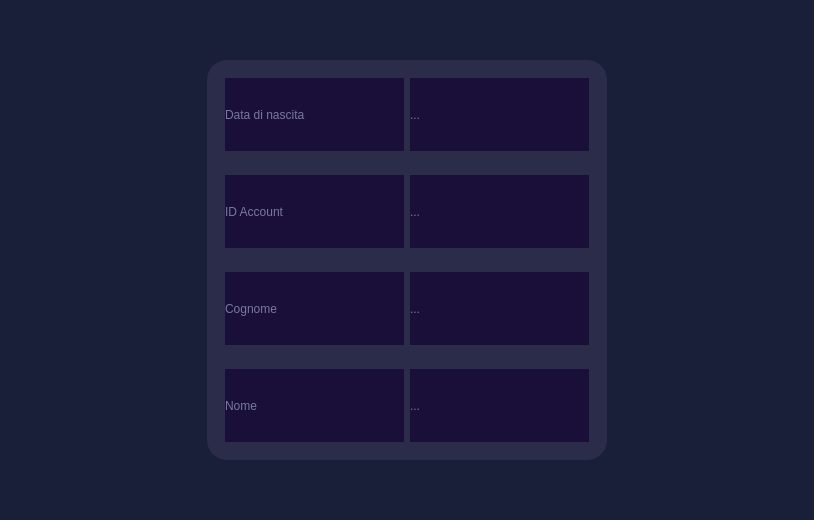
<?xml version="1.0" encoding="UTF-8"?>
<ui version="4.0">
 <class>Form</class>
 <widget class="QWidget" name="Form">
  <property name="geometry">
   <rect>
    <x>0</x>
    <y>0</y>
    <width>814</width>
    <height>520</height>
   </rect>
  </property>
  <property name="windowTitle">
   <string>Form</string>
  </property>
  <property name="styleSheet">
   <string notr="true">*{
color: #78799c;
border: none;
}
#Form,#frame_2,#frame{
	background-color:#1a1f39;
}
QLabel{
	color:#78799c;
	background-color:#1a0f39;
}
#indietroBtn:pressed{
	background-color: rgba(26, 31, 57,150);
}
#indietroBtn{
	background-color: #1a0f39;
	border-radius: 15px;
	padding : 10px 5px;
	text-align:left;
	color:#78799c;
	font: 10pt &quot;Leelawadee UI&quot;;
}
#frame_11{
	background-color: #2a2c49;
	border-radius: 20px;
}








</string>
  </property>
  <layout class="QVBoxLayout" name="verticalLayout_2">
   <property name="leftMargin">
    <number>0</number>
   </property>
   <property name="topMargin">
    <number>0</number>
   </property>
   <property name="rightMargin">
    <number>0</number>
   </property>
   <property name="bottomMargin">
    <number>0</number>
   </property>
   <item>
    <widget class="QFrame" name="frame_2">
     <property name="sizePolicy">
      <sizepolicy hsizetype="Preferred" vsizetype="Expanding">
       <horstretch>0</horstretch>
       <verstretch>0</verstretch>
      </sizepolicy>
     </property>
     <property name="frameShape">
      <enum>QFrame::StyledPanel</enum>
     </property>
     <property name="frameShadow">
      <enum>QFrame::Raised</enum>
     </property>
     <layout class="QHBoxLayout" name="horizontalLayout_5">
      <item>
       <widget class="QFrame" name="frame_11">
        <property name="maximumSize">
         <size>
          <width>400</width>
          <height>400</height>
         </size>
        </property>
        <property name="frameShape">
         <enum>QFrame::StyledPanel</enum>
        </property>
        <property name="frameShadow">
         <enum>QFrame::Raised</enum>
        </property>
        <layout class="QVBoxLayout" name="verticalLayout">
         <item>
          <widget class="QFrame" name="dataDiNascita">
           <property name="frameShape">
            <enum>QFrame::StyledPanel</enum>
           </property>
           <property name="frameShadow">
            <enum>QFrame::Raised</enum>
           </property>
           <layout class="QHBoxLayout" name="horizontalLayout_3">
            <item>
             <widget class="QLabel" name="dataDiNascita_2">
              <property name="maximumSize">
               <size>
                <width>16777215</width>
                <height>16777215</height>
               </size>
              </property>
              <property name="text">
               <string>Data di nascita</string>
              </property>
             </widget>
            </item>
            <item>
             <widget class="QLabel" name="dataDiNascitaDaIns">
              <property name="text">
               <string>...</string>
              </property>
             </widget>
            </item>
           </layout>
          </widget>
         </item>
         <item>
          <widget class="QFrame" name="idAccount">
           <property name="frameShape">
            <enum>QFrame::StyledPanel</enum>
           </property>
           <property name="frameShadow">
            <enum>QFrame::Raised</enum>
           </property>
           <layout class="QHBoxLayout" name="horizontalLayout_4">
            <item>
             <widget class="QLabel" name="label_5">
              <property name="text">
               <string>ID Account</string>
              </property>
             </widget>
            </item>
            <item>
             <widget class="QLabel" name="idAccountDaIns">
              <property name="text">
               <string>...</string>
              </property>
             </widget>
            </item>
           </layout>
          </widget>
         </item>
         <item>
          <widget class="QFrame" name="cognome">
           <property name="frameShape">
            <enum>QFrame::StyledPanel</enum>
           </property>
           <property name="frameShadow">
            <enum>QFrame::Raised</enum>
           </property>
           <layout class="QHBoxLayout" name="horizontalLayout_6">
            <item>
             <widget class="QLabel" name="label_9">
              <property name="text">
               <string>Cognome</string>
              </property>
             </widget>
            </item>
            <item>
             <widget class="QLabel" name="cognomeDaIns">
              <property name="text">
               <string>...</string>
              </property>
             </widget>
            </item>
           </layout>
          </widget>
         </item>
         <item>
          <widget class="QFrame" name="nome">
           <property name="frameShape">
            <enum>QFrame::StyledPanel</enum>
           </property>
           <property name="frameShadow">
            <enum>QFrame::Raised</enum>
           </property>
           <layout class="QHBoxLayout" name="horizontalLayout_2">
            <item>
             <widget class="QLabel" name="label">
              <property name="text">
               <string>Nome</string>
              </property>
             </widget>
            </item>
            <item>
             <widget class="QLabel" name="nomeDaIns">
              <property name="text">
               <string>...</string>
              </property>
             </widget>
            </item>
           </layout>
          </widget>
         </item>
        </layout>
       </widget>
      </item>
     </layout>
    </widget>
   </item>
  </layout>
 </widget>
 <resources>
  <include location="../resources.qrc"/>
 </resources>
 <connections/>
</ui>
